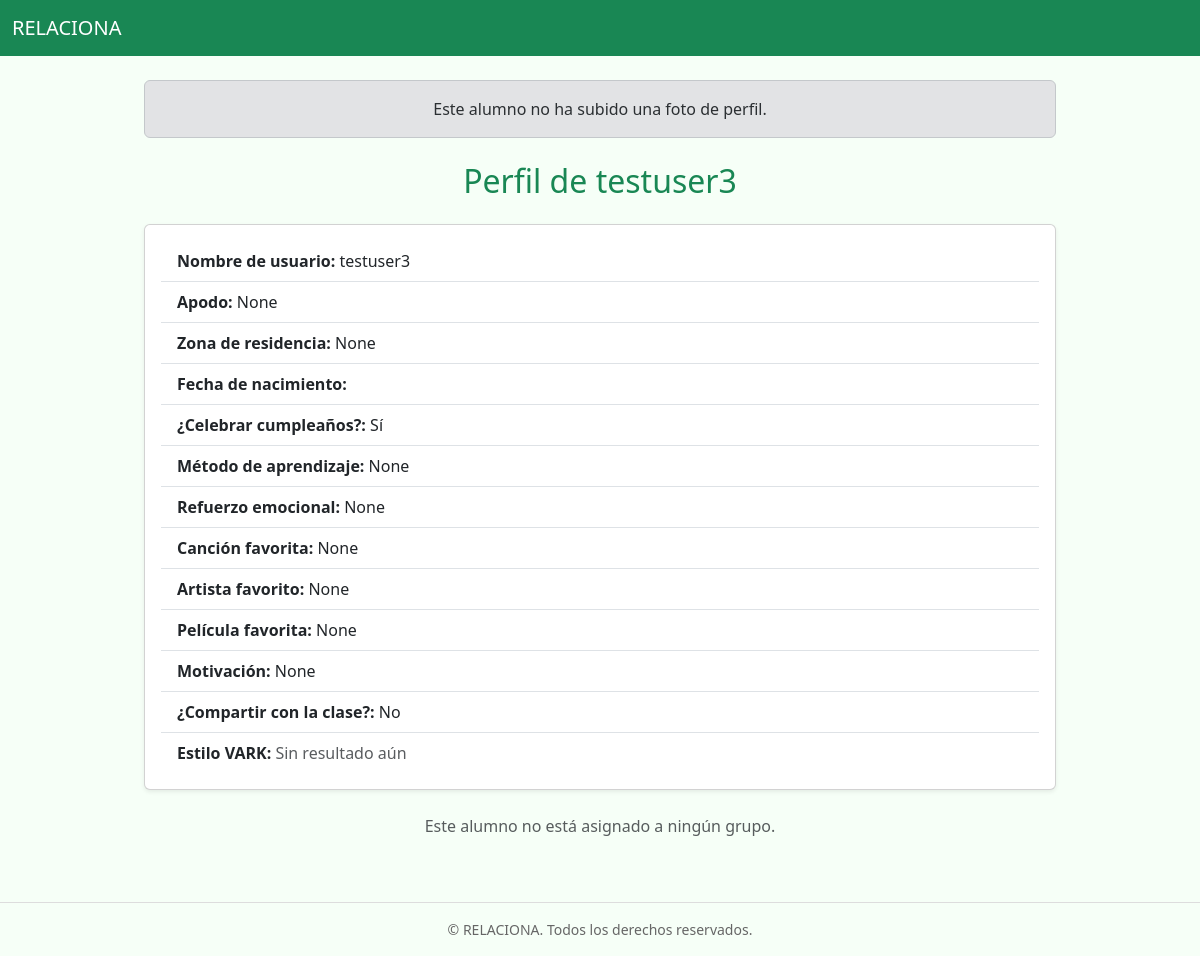
Page /profesor/alumno/1/ (signed in) on the committed database.
### accounts/models.py (models this page shows, shortened)
class UserProfile(AbstractUser):
    ROLE_CHOICES = (
        ('student', 'Alumno'),
        ('teacher', 'Profesor')
    )
    GENDER_CHOICES = (
        ('male', 'Masculino'),
        ('female', 'Femenino'),
        ('other', 'Otro')
    )
    role = models.CharField(max_length=10, choices=ROLE_CHOICES, default='student')
    full_name = models.CharField(max_length=100, blank=True, null=True, verbose_name="Nombre completo")
    profile_picture = CloudinaryField('image', blank=True, null=True)
    date_of_birth = models.DateField(null=True, blank=True)
    gender = models.CharField(max_length=10, choices=GENDER_CHOICES, blank=True, null=True)
    nickname = models.CharField(max_length=50, blank=True, null=True)
    residence_area = models.CharField(max_length=100, blank=True, null=True)
    celebrate_birthday = models.BooleanField(default=True)
    learning_style = models.CharField(max_length=100, blank=True, null=True)
    emotional_reinforcement = models.CharField(max_length=100, blank=True, null=True)
    favorite_song = models.CharField(max_length=100, blank=True, null=True)
    favorite_artist = models.CharField(max_length=100, blank=True, null=True)
    favorite_movie = models.CharField(max_length=100, blank=True, null=True)
    motivation = models.TextField(blank=True, null=True)
    share_with_class = models.BooleanField(default=False)

### teachers/views.py (the view)
# urls.py: path('alumno/<int:student_id>/', student_detail, name='student_detail'),
@login_required
def student_detail(request, student_id):
    student = get_object_or_404(UserProfile, id=student_id, role='student')
    vark_result = UserResult.objects.filter(
        user=student,
        questionnaire__title="VARK"
    ).first()
    group = ClassGroup.objects.filter(students=student, teacher=request.user).first()
    return render(request, 'teachers/student_detail.html', {
        'student': student,
        'vark_result': vark_result,
        'group': group,
    })

### teachers/templates/teachers/student_detail.html (shortened to what this page needs)
{% extends "base.html" %}
{% block content %}
<div class="container">
  <div class="text-center mb-4">
    {% if student.profile_picture %}
      <img src="{{ student.profile_picture.url }}" alt="Foto de perfil" class="img-thumbnail rounded-circle shadow-sm" style="max-width: 150px;">
    {% else %}
      <div class="alert alert-secondary">Este alumno no ha subido una foto de perfil.</div>
    {% endif %}
  </div>
  <h2 class="mb-4 text-success text-center">Perfil de {{ student.nickname|default:student.username }}</h2>
  <div class="card shadow-sm mb-4">
    <div class="card-body">
      <ul class="list-group list-group-flush">
        <li class="list-group-item"><strong>Nombre de usuario:</strong> {{ student.username }}</li>
        <li class="list-group-item"><strong>Apodo:</strong> {{ student.nickname }}</li>
        <li class="list-group-item"><strong>Zona de residencia:</strong> {{ student.residence_area }}</li>
        <li class="list-group-item"><strong>Fecha de nacimiento:</strong> {{ student.date_of_birth|date:"j \\d\\e F \\d\\e Y" }}</li>
        <li class="list-group-item"><strong>¿Celebrar cumpleaños?:</strong> {{ student.celebrate_birthday|yesno:"Sí,No" }}</li>
        <li class="list-group-item"><strong>Método de aprendizaje:</strong> {{ student.learning_style }}</li>
        <li class="list-group-item"><strong>Refuerzo emocional:</strong> {{ student.emotional_reinforcement }}</li>
        <li class="list-group-item"><strong>Canción favorita:</strong> {{ student.favorite_song }}</li>
        <li class="list-group-item"><strong>Artista favorito:</strong> {{ student.favorite_artist }}</li>
        <li class="list-group-item"><strong>Película favorita:</strong> {{ student.favorite_movie }}</li>
        <li class="list-group-item"><strong>Motivación:</strong> {{ student.motivation }}</li>
        <li class="list-group-item"><strong>¿Compartir con la clase?:</strong> {{ student.share_with_class|yesno:"Sí,No" }}</li>
        <li class="list-group-item">
          <strong>Estilo VARK:</strong>
          {% if vark_result %}
            {% if vark_result.dominant_category == 'V' %}
              Visual
            {% elif vark_result.dominant_category == 'A' %}
              Auditivo
            {% elif vark_result.dominant_category == 'R' %}
              Lectura/Escritura
            {% elif vark_result.dominant_category == 'K' %}
              Kinestésico
            {% else %}
              {{ vark_result.dominant_category }}
            {% endif %}
          {% else %}
            <span class="text-muted">Sin resultado aún</span>
          {% endif %}
        </li>
      </ul>
    </div>
  </div>
  {% if group %}
    <div class="text-center">
      <a href="{% url 'group_detail' group.id %}" class="btn btn-secondary">← Volver al grupo</a>
    </div>
  {% else %}
    <div class="text-center text-muted">Este alumno no está asignado a ningún grupo.</div>
  {% endif %}
</div>
{% endblock %}

### templates/base.html (shortened to what this page needs)
<!DOCTYPE html>
<html lang="es">
<head>
  <link href="https://cdn.jsdelivr.net/npm/bootstrap@5.3.3/dist/css/bootstrap.min.css" rel="stylesheet">
</head>
<body>
  <nav class="navbar navbar-expand-lg mb-4">
    <div class="container-fluid">
      {% if user.is_authenticated %}
        {% if user.role == 'teacher' %}
          <a class="navbar-brand" href="{% url 'teacher_home' %}">RELACIONA</a>
        {% else %}
          <a class="navbar-brand" href="{% url 'login' %}">RELACIONA</a>
        {% endif %}
      {% else %}
        <a class="navbar-brand" href="{% url 'login' %}">RELACIONA</a>
      {% endif %}
    </div>
  </nav>
  <div class="container">
    {% block content %}
    {% endblock %}
  </div>
  <footer>
    &copy; {{ now|date:"Y" }} RELACIONA. Todos los derechos reservados.
  </footer>
</body>
</html>

### templates/base.html (style rules this page uses)
:root { --bs-primary: #198754; }
body { background-color: #f6fff7; font-family: 'Segoe UI', sans-serif; }
.navbar { background-color: var(--bs-primary); }
.navbar-brand, .nav-link, .navbar-text { color: #fff !important; }
.container { max-width: 960px; }
footer { margin-top: 4rem; padding: 1rem 0; border-top: 1px solid #ddd; color: #666; font-size: 0.875rem; text-align: center; }

### rows in the picture
UserProfile: nickname "testuser3", username "testuser3", nickname "None", residence_area "None", celebrate_birthday "Sí", learning_style "None", emotional_reinforcement "None", favorite_song "None", favorite_artist "None", favorite_movie "None", motivation "None", share_with_class "No"
